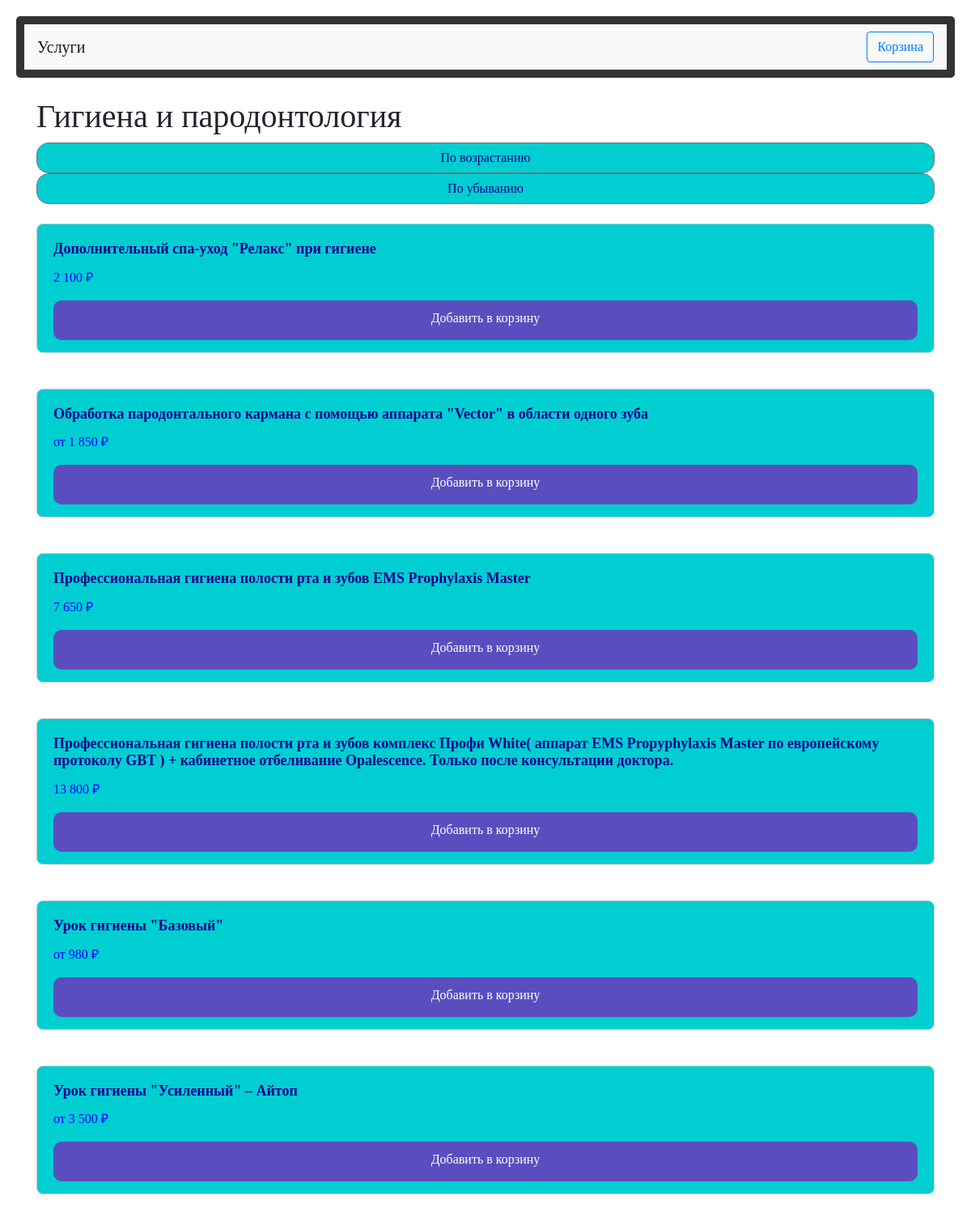
/category/Гигиена и пародонтология, run on the app's committed database.
### tables this page shows
CREATE TABLE services (
                id INTEGER PRIMARY KEY AUTOINCREMENT,
                category TEXT,
                service_name TEXT,
                price TEXT,
                UNIQUE(category, service_name)
            );

### apps/routes.py (the view)
@app.route('/category/<category_name>')
def category(category_name):
    services = get_services_by_category(category_name)
    return render_template('category.html', services=services, category_name=category_name)

### apps/models.py (called while the page is built)
def get_services_by_category(category):
    with sqlite3.connect(DATABASE) as conn:
        cursor = conn.cursor()
        cursor.execute("SELECT * FROM services WHERE category = ?", (category,))
        services = cursor.fetchall()
    return services

### apps/templates/category.html (shortened to what this page needs)
<!DOCTYPE html>
<html lang="ru">
<head>
    <link rel="stylesheet" href="https://stackpath.bootstrapcdn.com/bootstrap/4.5.2/css/bootstrap.min.css">
    <link rel="stylesheet" href="{{ url_for('static', filename='style.css') }}">
</head>
<body>
    <header>
        <nav class="navbar navbar-expand-lg navbar-light bg-light">
            <a class="navbar-brand" href="/">Услуги</a>
            <a class="btn btn-outline-primary ml-auto" href="{{ url_for('cart') }}">Корзина</a>
        </nav>
    </header>
    <main class="container mt-4">
        <h1>{{ category_name }}</h1>
        <div class="row mb-4">
            <div class="col-md-12">
                <button class="btn btn-outline-secondary" id="sortAsc">По возрастанию</button>
                <button class="btn btn-outline-secondary" id="sortDesc">По убыванию</button>
            </div>
        </div>
        <div class="row">
            {% for service in services %}
            <div class="col-md-12 mb-4">
                <div class="card">
                    <div class="card-body">
                        <h5 class="card-title">{{ service[2] }}</h5>
                        <p class="card-text">{{ service[3] }} ₽</p>
                        <button class="btn btn-success add-to-cart" data-id="{{ service[0] }}">Добавить в корзину</button>
                    </div>
                </div>
            </div>
            {% endfor %}
        </div>
    </main>
</body>
</html>

### apps/static/style.css (style rules this page uses)
body { font-family: 'BioRhyme', serif; padding: 20px; background-color: white; }
h1, h2, h3 { font-family: 'BioRhyme', serif; }
header { margin-bottom: 20px; background-color: #333; color: white; padding: 10px; border-radius: 5px; }
button, .add-to-cart { border: none; border-radius: 5px; padding: 10px 20px; font-size: 16px; transition: background-color 0.3s ease, box-shadow 0.2s ease; }
button { width: 100%; }
.card { background-color: #00CED1; border: 1px solid #ccc; border-radius: 8px; }
.card-body { display: flex; flex-direction: column; justify-content: space-between; }
.card-title { color: darkblue; font-family: 'BioRhyme', serif; font-size: 18px; font-weight: bold; }
.card-text { font-family: 'BioRhyme', serif; font-size: 16px; color: blue; }
.add-to-cart { border-radius: 10px; color: white; background: #5A4EBF; box-shadow: 0 5px 0 #5A4EBF; }
button#sortAsc, button#sortDesc { background-color: #00CED1; color: darkblue; border-radius: 15px; }
.row { display: flex; flex-direction: column; gap: 20px; }

### data on the page
services: service_name "Дополнительный спа-уход \"Релакс\" при гигиене", price "2 100"
services: service_name "Обработка пародонтального кармана с помощью аппарата \"Vector\" в области одного зуба", price "от 1 850"
services: service_name "Профессиональная гигиена полости рта и зубов EMS Prophylaxis Master", price "7 650"
services: service_name "Профессиональная гигиена полости рта и зубов комплекс Профи White( аппарат EMS Propyphylaxis Master по европейскому протоколу GBT ) + кабинетное отбеливание Opalescence. Только после консультации доктора.", price "13 800"
services: service_name "Урок гигиены \"Базовый\"", price "от 980"
services: service_name "Урок гигиены \"Усиленный\" – Айтоп", price "от 3 500"

### other printed values
{{ category_name }} "Гигиена и пародонтология"
